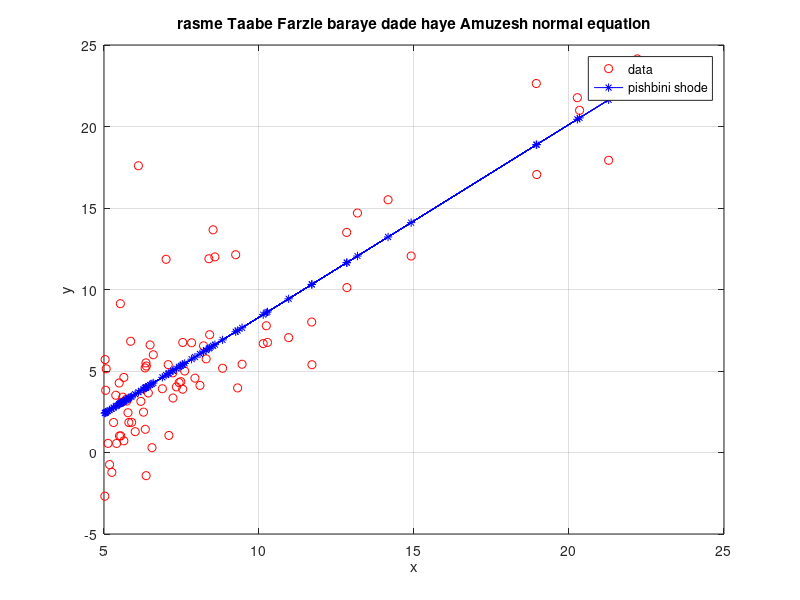
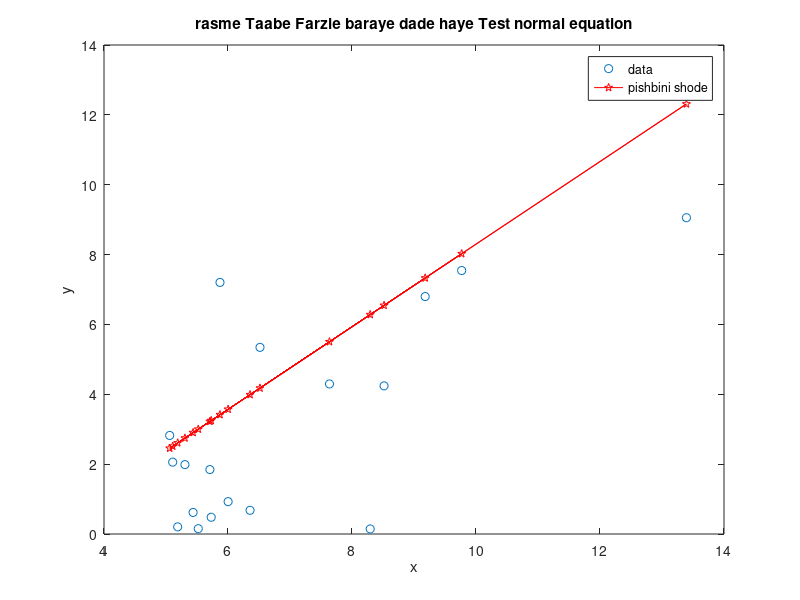

Here is the MATLAB script that generated these plots, in order:
%in barname Matlab baraye NORMAL EQUATION ast.baraye
%ejraye barname hame barname ra entekhab karde(crtl+a va crtl+c)va dar
%workspace matlab paste namaeid.

clc;
clear all;
close all;
%load data shamele 70% train data va 30%test data
load mydata
x=c;
y=d;
L = length(y); 
x = [ ones(L,1) x]; 
F = size(x,2); 
Teta = [0;0];
T_Hazine = [0;0];

	T_Farzie = (x*Teta); %tabe farzie
	T_Farzie_v = T_Farzie*ones(1,F);
	Y = y*ones(1,F);
	Teta = inv(x'*x)*x'*y; %normal equation
	T_Hazine = (1/2*L)*sum(((T_Farzie_v - Y)).^2).'; %tabe e hazine 
    
%tarsime tasivre train
figure(1);
plot(x(:,2),y, 'ro');
hold on
plot(x(:,2),x*Teta,'b*-');
legend('data', 'pishbini shode');
grid on;
xlabel('x');
ylabel('y');
title('rasme Taabe Farzie baraye dade haye Amuzesh normal equation');
%tarsime tasivre test
hh=Teta(1,:)+Teta(2,:)*e;
ll=length(f);
figure(2);
plot(e,f, 'o');
hold on
plot(e,hh,'rp-');
legend('data', 'pishbini shode');
xlabel('x');
ylabel('y');
title('rasme Taabe Farzie baraye dade haye Test normal equation');

%mohasebe error data test
T_Hazine1(:,:) = (sum(((e - f).^2).'))/(e.^2);
error=sum((T_Hazine1))/ll
